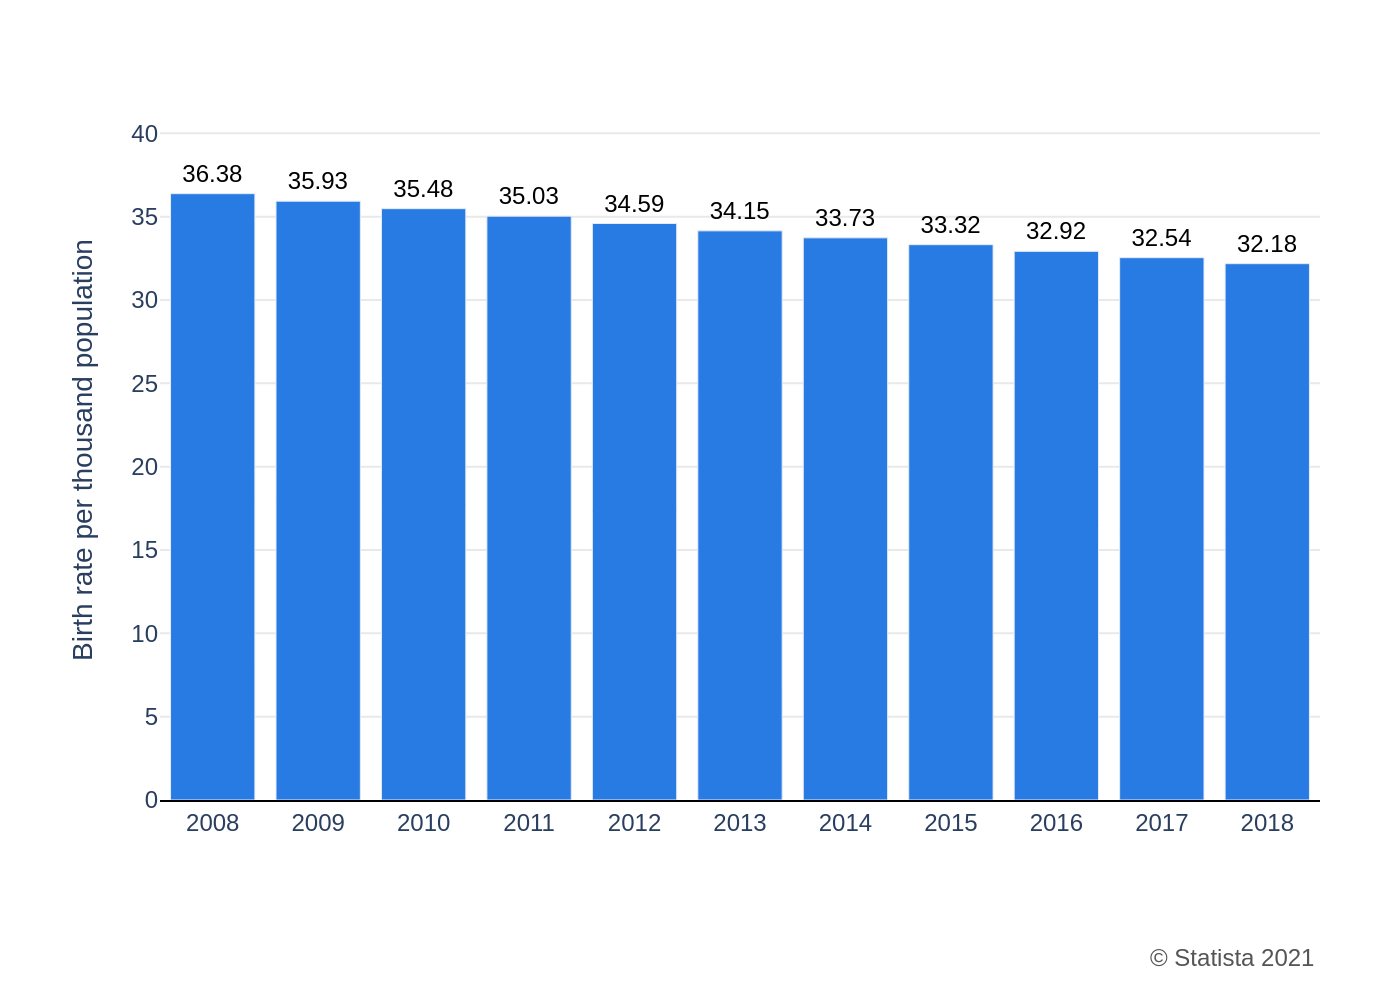

Write the Python code that produced this figure.
import sys
import json
import pathlib
import plotly.graph_objects as go

if len(sys.argv) != 2:
    print(f"Usage: python {pathlib.Path(__file__).name} <json_file_path>")
    sys.exit(1)

json_path = sys.argv[1]

try:
    with open(json_path, 'r', encoding='utf-8') as f:
        chart_details = json.load(f)
except FileNotFoundError:
    print(f"Error: JSON file not found at '{json_path}'")
    sys.exit(1)

chart_data = chart_details['chart_data']
texts = chart_details['texts']
colors = chart_details['colors']

x_values = [item['x'] for item in chart_data]
y_values = [item['y'] for item in chart_data]

fig = go.Figure()

fig.add_trace(go.Bar(
    x=x_values,
    y=y_values,
    marker_color=colors[0],
    text=y_values,
    textposition='outside',
    texttemplate='%{text:.2f}',
    cliponaxis=False,
    hoverinfo='none',
    textfont=dict(
        family='Arial',
        size=12,
        color='black'
    )
))

annotations = []
if texts.get('source'):
    annotations.append(
        dict(
            x=1,
            y=-0.2,
            xref='paper',
            yref='paper',
            text=texts['source'],
            showarrow=False,
            xanchor='right',
            yanchor='top',
            align='right',
            font=dict(family="Arial", size=12, color='#555555')
        )
    )

fig.update_layout(
    font=dict(family="Arial"),
    plot_bgcolor='white',
    showlegend=False,
    yaxis=dict(
        title=texts.get('y_axis_title'),
        range=[0, 42],
        showgrid=True,
        gridcolor='#e9e9e9',
        zeroline=False
    ),
    xaxis=dict(
        title=texts.get('x_axis_title'),
        showgrid=False,
        showline=True,
        linecolor='black',
        linewidth=1,
        tickfont=dict(size=12)
    ),
    margin=dict(l=80, r=40, t=50, b=100),
    annotations=annotations
)

output_filename_base = pathlib.Path(json_path).stem
output_path = f"{output_filename_base}.png"
fig.write_image(output_path, scale=2)

print(f"Chart saved to {output_path}")
